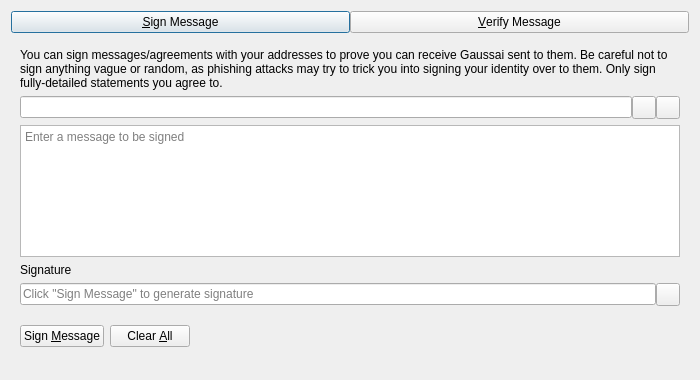
<?xml version="1.0" encoding="UTF-8"?>
<ui version="4.0">
 <class>SignVerifyMessageDialog</class>
 <widget class="QDialog" name="SignVerifyMessageDialog">
  <property name="geometry">
   <rect>
    <x>0</x>
    <y>0</y>
    <width>700</width>
    <height>380</height>
   </rect>
  </property>
  <property name="windowTitle">
   <string>Signatures - Sign / Verify a Message</string>
  </property>
  <property name="modal">
   <bool>true</bool>
  </property>
  <layout class="QVBoxLayout" name="verticalLayout">
   <item>
    <layout class="QHBoxLayout" name="horizontalLayout_Buttons_2">
     <property name="spacing">
      <number>0</number>
     </property>
     <property name="topMargin">
      <number>0</number>
     </property>
     <item>
      <widget class="QPushButton" name="btnSignMessage">
       <property name="text">
        <string>&amp;Sign Message</string>
       </property>
       <property name="checkable">
        <bool>true</bool>
       </property>
      </widget>
     </item>
     <item>
      <widget class="QPushButton" name="btnVerifyMessage">
       <property name="text">
        <string>&amp;Verify Message</string>
       </property>
       <property name="checkable">
        <bool>true</bool>
       </property>
      </widget>
     </item>
    </layout>
   </item>
   <item>
    <widget class="QStackedWidget" name="stackedWidgetSig">
     <property name="minimumSize">
      <size>
       <width>0</width>
       <height>0</height>
      </size>
     </property>
     <property name="currentIndex">
      <number>0</number>
     </property>
     <widget class="QWidget" name="pageSignMessage">
      <layout class="QVBoxLayout" name="verticalLayout_SM">
       <item>
        <widget class="QLabel" name="infoLabel_SM">
         <property name="text">
          <string>You can sign messages/agreements with your addresses to prove you can receive Gaussai sent to them. Be careful not to sign anything vague or random, as phishing attacks may try to trick you into signing your identity over to them. Only sign fully-detailed statements you agree to.</string>
         </property>
         <property name="textFormat">
          <enum>Qt::PlainText</enum>
         </property>
         <property name="wordWrap">
          <bool>true</bool>
         </property>
        </widget>
       </item>
       <item>
        <layout class="QHBoxLayout" name="horizontalLayout_1_SM">
         <property name="spacing">
          <number>0</number>
         </property>
         <item>
          <widget class="QValidatedLineEdit" name="addressIn_SM">
           <property name="toolTip">
            <string>The Gaussai address to sign the message with</string>
           </property>
          </widget>
         </item>
         <item>
          <widget class="QToolButton" name="addressBookButton_SM">
           <property name="toolTip">
            <string>Choose previously used address</string>
           </property>
           <property name="text">
            <string/>
           </property>
           <property name="shortcut">
            <string>Alt+A</string>
           </property>
          </widget>
         </item>
         <item>
          <widget class="QToolButton" name="pasteButton_SM">
           <property name="toolTip">
            <string>Paste address from clipboard</string>
           </property>
           <property name="text">
            <string/>
           </property>
           <property name="shortcut">
            <string>Alt+P</string>
           </property>
          </widget>
         </item>
        </layout>
       </item>
       <item>
        <widget class="QPlainTextEdit" name="messageIn_SM">
         <property name="toolTip">
          <string>Enter the message you want to sign here</string>
         </property>
         <property name="placeholderText">
          <string>Enter a message to be signed</string>
         </property>
        </widget>
       </item>
       <item>
        <widget class="QLabel" name="signatureLabel_SM">
         <property name="text">
          <string>Signature</string>
         </property>
         <property name="textFormat">
          <enum>Qt::PlainText</enum>
         </property>
        </widget>
       </item>
       <item>
        <layout class="QHBoxLayout" name="horizontalLayout_2_SM">
         <property name="spacing">
          <number>0</number>
         </property>
         <item>
          <widget class="QLineEdit" name="signatureOut_SM">
           <property name="placeholderText">
            <string>Click "Sign Message" to generate signature</string>
           </property>
           <property name="readOnly">
            <bool>true</bool>
           </property>
          </widget>
         </item>
         <item>
          <widget class="QToolButton" name="copySignatureButton_SM">
           <property name="toolTip">
            <string>Copy the current signature to the system clipboard</string>
           </property>
           <property name="text">
            <string/>
           </property>
          </widget>
         </item>
        </layout>
       </item>
       <item>
        <layout class="QHBoxLayout" name="horizontalLayout_3_SM">
         <item>
          <widget class="QPushButton" name="signMessageButton_SM">
           <property name="toolTip">
            <string>Sign the message to prove you own this Gaussai address</string>
           </property>
           <property name="text">
            <string>Sign &amp;Message</string>
           </property>
           <property name="autoDefault">
            <bool>false</bool>
           </property>
          </widget>
         </item>
         <item>
          <widget class="QPushButton" name="clearButton_SM">
           <property name="toolTip">
            <string>Reset all sign message fields</string>
           </property>
           <property name="text">
            <string>Clear &amp;All</string>
           </property>
           <property name="autoDefault">
            <bool>false</bool>
           </property>
          </widget>
         </item>
         <item>
          <spacer name="horizontalSpacer_1_SM">
           <property name="orientation">
            <enum>Qt::Horizontal</enum>
           </property>
           <property name="sizeHint" stdset="0">
            <size>
             <width>40</width>
             <height>48</height>
            </size>
           </property>
          </spacer>
         </item>
         <item>
          <widget class="QLabel" name="statusLabel_SM">
           <property name="text">
            <string/>
           </property>
           <property name="wordWrap">
            <bool>true</bool>
           </property>
          </widget>
         </item>
         <item>
          <spacer name="horizontalSpacer_2_SM">
           <property name="orientation">
            <enum>Qt::Horizontal</enum>
           </property>
           <property name="sizeHint" stdset="0">
            <size>
             <width>40</width>
             <height>48</height>
            </size>
           </property>
          </spacer>
         </item>
        </layout>
       </item>
      </layout>
     </widget>
     <widget class="QWidget" name="pageVerifyMessage">
      <layout class="QVBoxLayout" name="verticalLayout_VM">
       <item>
        <widget class="QLabel" name="infoLabel_VM">
         <property name="text">
          <string>Enter the receiver's address, message (ensure you copy line breaks, spaces, tabs, etc. exactly) and signature below to verify the message. Be careful not to read more into the signature than what is in the signed message itself, to avoid being tricked by a man-in-the-middle attack. Note that this only proves the signing party receives with the address, it cannot prove sendership of any transaction!</string>
         </property>
         <property name="textFormat">
          <enum>Qt::PlainText</enum>
         </property>
         <property name="alignment">
          <set>Qt::AlignLeading|Qt::AlignLeft|Qt::AlignTop</set>
         </property>
         <property name="wordWrap">
          <bool>true</bool>
         </property>
        </widget>
       </item>
       <item>
        <layout class="QHBoxLayout" name="horizontalLayout_1_VM">
         <property name="spacing">
          <number>0</number>
         </property>
         <item>
          <widget class="QValidatedLineEdit" name="addressIn_VM">
           <property name="toolTip">
            <string>The Gaussai address the message was signed with</string>
           </property>
          </widget>
         </item>
         <item>
          <widget class="QToolButton" name="addressBookButton_VM">
           <property name="toolTip">
            <string>Choose previously used address</string>
           </property>
           <property name="text">
            <string/>
           </property>
           <property name="shortcut">
            <string>Alt+A</string>
           </property>
          </widget>
         </item>
        </layout>
       </item>
       <item>
        <widget class="QPlainTextEdit" name="messageIn_VM">
          <property name="toolTip">
            <string>The signed message to verify</string>
          </property>
          <property name="placeholderText">
            <string>Enter a message to be verified</string>
          </property>
        </widget>
       </item>
       <item>
        <widget class="QValidatedLineEdit" name="signatureIn_VM">
          <property name="toolTip">
            <string>The signature given when the message was signed</string>
          </property>
          <property name="placeholderText">
            <string>Enter a signature for the message to be verified</string>
          </property>
        </widget>
       </item>
       <item>
        <layout class="QHBoxLayout" name="horizontalLayout_2_VM">
         <item>
          <widget class="QPushButton" name="verifyMessageButton_VM">
           <property name="toolTip">
            <string>Verify the message to ensure it was signed with the specified Gaussai address</string>
           </property>
           <property name="text">
            <string>Verify &amp;Message</string>
           </property>
           <property name="autoDefault">
            <bool>false</bool>
           </property>
          </widget>
         </item>
         <item>
          <widget class="QPushButton" name="clearButton_VM">
           <property name="toolTip">
            <string>Reset all verify message fields</string>
           </property>
           <property name="text">
            <string>Clear &amp;All</string>
           </property>
           <property name="autoDefault">
            <bool>false</bool>
           </property>
          </widget>
         </item>
         <item>
          <spacer name="horizontalSpacer_1_VM">
           <property name="orientation">
            <enum>Qt::Horizontal</enum>
           </property>
           <property name="sizeHint" stdset="0">
            <size>
             <width>40</width>
             <height>48</height>
            </size>
           </property>
          </spacer>
         </item>
         <item>
          <widget class="QLabel" name="statusLabel_VM">
           <property name="text">
            <string/>
           </property>
           <property name="wordWrap">
            <bool>true</bool>
           </property>
          </widget>
         </item>
         <item>
          <spacer name="horizontalSpacer_2_VM">
           <property name="orientation">
            <enum>Qt::Horizontal</enum>
           </property>
           <property name="sizeHint" stdset="0">
            <size>
             <width>40</width>
             <height>48</height>
            </size>
           </property>
          </spacer>
         </item>
        </layout>
       </item>
      </layout>
     </widget>
    </widget>
   </item>
  </layout>
 </widget>
 <customwidgets>
  <customwidget>
   <class>QValidatedLineEdit</class>
   <extends>QLineEdit</extends>
   <header>qt/qvalidatedlineedit.h</header>
  </customwidget>
 </customwidgets>
 <resources>
  <include location="../gaussai.qrc"/>
 </resources>
 <connections/>
</ui>
